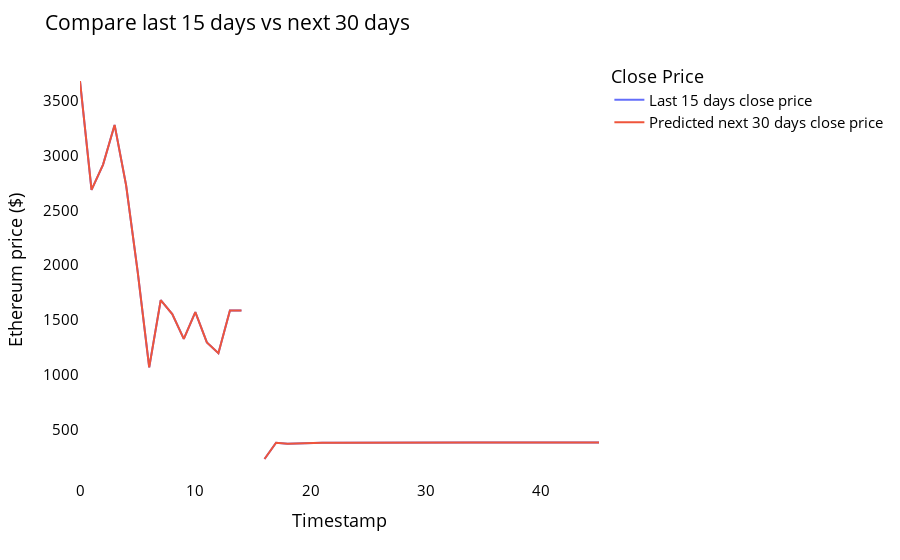

Notebook source saved alongside this figure:
### Code cell
temp_mat = np.empty((len(last_days)+pred_days+1,1))
temp_mat[:] = np.nan
temp_mat = temp_mat.reshape(1,-1).tolist()[0]

last_original_days_value = temp_mat
next_predicted_days_value = temp_mat

last_original_days_value[0:time_step+1] = scaler.inverse_transform(closedf[len(closedf)-time_step:]).reshape(1,-1).tolist()[0]
next_predicted_days_value[time_step+1:] = scaler.inverse_transform(np.array(lst_output).reshape(-1,1)).reshape(1,-1).tolist()[0]

new_pred_plot = pd.DataFrame({
    'last_original_days_value':last_original_days_value,
    'next_predicted_days_value':next_predicted_days_value
})

names = cycle(['Last 15 days close price','Predicted next 30 days close price'])

fig = px.line(new_pred_plot,x=new_pred_plot.index, y=[new_pred_plot['last_original_days_value'],
                                                      new_pred_plot['next_predicted_days_value']],
              labels={'value': 'Ethereum price ($)','index': 'Timestamp'})
fig.update_layout(title_text='Compare last 15 days vs next 30 days',
                  plot_bgcolor='white', font_size=15, font_color='black',legend_title_text='Close Price')

fig.for_each_trace(lambda t:  t.update(name = next(names)))
fig.update_xaxes(showgrid=False)
fig.update_yaxes(showgrid=False)
fig.show()

### Figure 1 — Plotly figure (JSON) as saved in the notebook; plotly's stock layout.template omitted (floating-point values rounded to 4 significant figures)
{"data": [{"hovertemplate": "variable=last_original_days_value<br>Timestamp=%{x}<br>Ethereum price ($)=%{y}<extra></extra>", "legendgroup": "last_original_days_value", "line": {"color": "#636efa", "dash": "solid"}, "marker": {"symbol": "circle"}, "mode": "lines", "name": "Last 15 days close price", "orientation": "v", "showlegend": true, "type": "scatter", "x": [0, 1, 2, 3, 4, 5, 6, 7, 8, 9, 10, 11, 12, 13, 14, 15, 16, 17, 18, 19, 20, 21, 22, 23, 24, 25, 26, 27, 28, 29, 30, 31, 32, 33, 34, 35, 36, 37, 38, 39, 40, 41, 42, 43, 44, 45], "xaxis": "x", "y": [3683.0, 2688.0, 2919.0, 3282.0, 2730.0, 1942.0, 1067.0, 1682.0, 1554.0, 1328.0, 1573.0, 1296.0, 1197.0, 1587.0, 1587.0, null, 230.5, 378.8, 370.2, 374.4, 376.5, 378.0, 379.1, 379.9, 380.5, 380.9, 381.2, 381.4, 381.6, 381.7, 381.7, 381.8, 381.8, 381.8, 381.8, 381.8, 381.8, 381.8, 381.8, 381.8, 381.8, 381.8, 381.8, 381.8, 381.8, 381.8], "yaxis": "y"}, {"hovertemplate": "variable=next_predicted_days_value<br>Timestamp=%{x}<br>Ethereum price ($)=%{y}<extra></extra>", "legendgroup": "next_predicted_days_value", "line": {"color": "#EF553B", "dash": "solid"}, "marker": {"symbol": "circle"}, "mode": "lines", "name": "Predicted next 30 days close price", "orientation": "v", "showlegend": true, "type": "scatter", "x": [0, 1, 2, 3, 4, 5, 6, 7, 8, 9, 10, 11, 12, 13, 14, 15, 16, 17, 18, 19, 20, 21, 22, 23, 24, 25, 26, 27, 28, 29, 30, 31, 32, 33, 34, 35, 36, 37, 38, 39, 40, 41, 42, 43, 44, 45], "xaxis": "x", "y": [3683.0, 2688.0, 2919.0, 3282.0, 2730.0, 1942.0, 1067.0, 1682.0, 1554.0, 1328.0, 1573.0, 1296.0, 1197.0, 1587.0, 1587.0, null, 230.5, 378.8, 370.2, 374.4, 376.5, 378.0, 379.1, 379.9, 380.5, 380.9, 381.2, 381.4, 381.6, 381.7, 381.7, 381.8, 381.8, 381.8, 381.8, 381.8, 381.8, 381.8, 381.8, 381.8, 381.8, 381.8, 381.8, 381.8, 381.8, 381.8], "yaxis": "y"}], "layout": {"font": {"color": "black", "size": 15}, "legend": {"title": {"text": "Close Price"}, "tracegroupgap": 0}, "margin": {"t": 60}, "plot_bgcolor": "white", "title": {"text": "Compare last 15 days vs next 30 days"}, "xaxis": {"anchor": "y", "domain": [0, 1], "showgrid": false, "title": {"text": "Timestamp"}}, "yaxis": {"anchor": "x", "domain": [0, 1], "showgrid": false, "title": {"text": "Ethereum price ($)"}}}}
